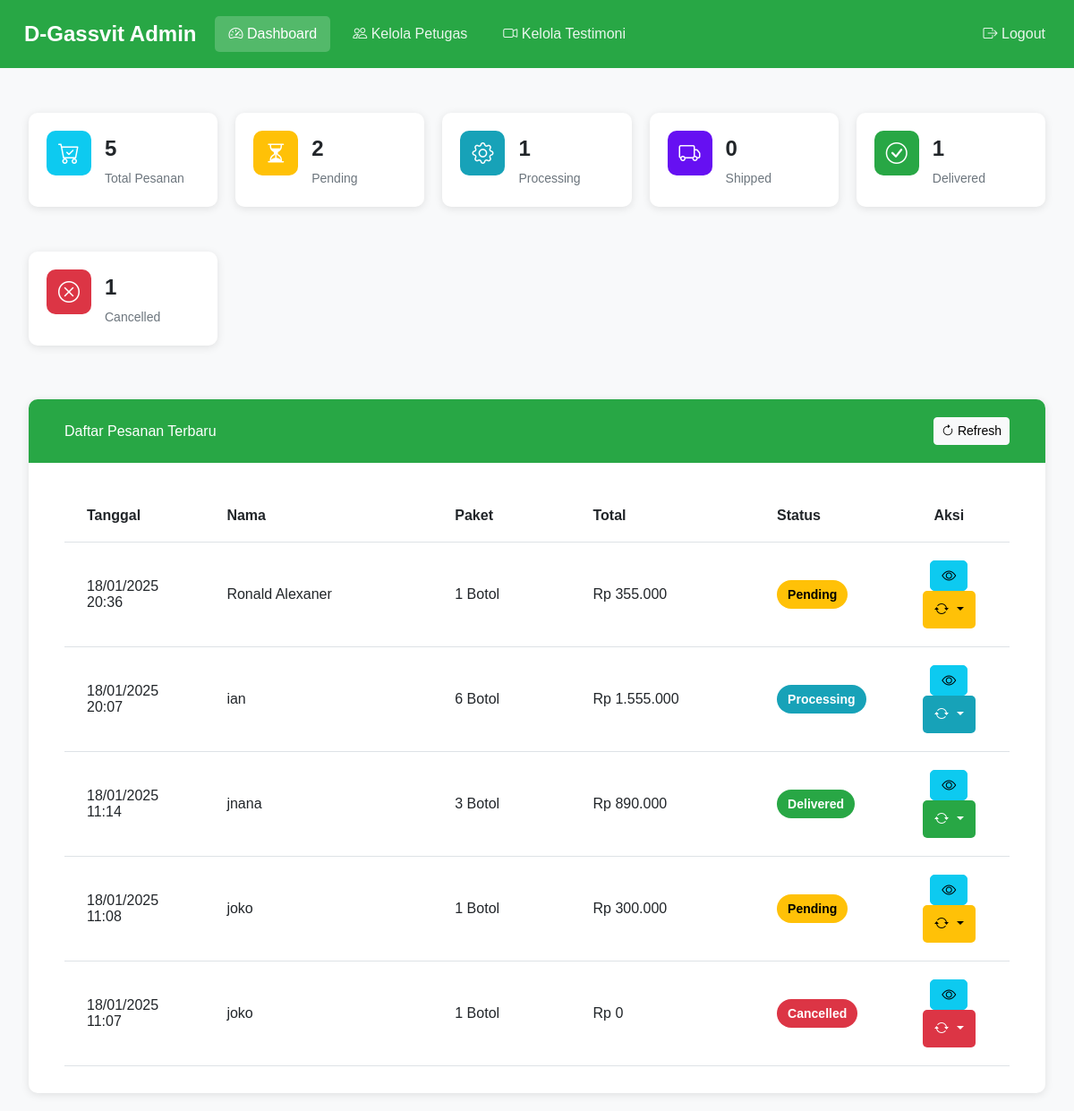
Screenshot of /admin/dashboard.php (signed in) with the database file from the repository.
### tables this page shows
CREATE TABLE `orders` (
  `id` int(11) NOT NULL,
  `paket` varchar(10) NOT NULL,
  `nama` varchar(100) NOT NULL,
  `telepon` varchar(20) NOT NULL,
  `provinsi` varchar(50) NOT NULL,
  `kota` varchar(50) NOT NULL,
  `alamat` text NOT NULL,
  `kurir` varchar(20) NOT NULL,
  `paket_kurir` varchar(50) NOT NULL,
  `ongkir` decimal(10,2) NOT NULL,
  `estimasi` varchar(20) NOT NULL,
  `total_pembayaran` decimal(10,2) NOT NULL,
  `tanggal` datetime DEFAULT current_timestamp(),
  `status` enum('pending','processing','shipped','delivered','cancelled','completed') DEFAULT 'pending'
);

### admin/dashboard.php (the view, shortened to what this page needs)
<?php
require_once('../config.php');
if(isset($_SESSION['admin_logged_in'])) {
    require_once(__DIR__ . '/navbar.php');
} else {
    require_once(__DIR__ . '/navbar_petugas.php');
}
try {
    $stmt = $conn->query("SELECT COUNT(*) as total FROM orders");
    $total_orders = $stmt->fetch_assoc()['total'];
    $stmt = $conn->query("SELECT COUNT(*) as pending FROM orders WHERE status = 'pending'");
    $pending_orders = $stmt->fetch_assoc()['pending'];
    $stmt = $conn->query("SELECT COUNT(*) as processing FROM orders WHERE status = 'processing'");
    $processing_orders = $stmt->fetch_assoc()['processing'];
    $stmt = $conn->query("SELECT COUNT(*) as shipped FROM orders WHERE status = 'shipped'");
    $shipped_orders = $stmt->fetch_assoc()['shipped'];
    $stmt = $conn->query("SELECT COUNT(*) as delivered FROM orders WHERE status = 'delivered'");
    $delivered_orders = $stmt->fetch_assoc()['delivered'];
    $stmt = $conn->query("SELECT COUNT(*) as cancelled FROM orders WHERE status = 'cancelled'");
    $cancelled_orders = $stmt->fetch_assoc()['cancelled'];
    $result = $conn->query("SELECT * FROM orders ORDER BY tanggal DESC");
    $orders = [];
    while($row = $result->fetch_assoc()) {
        $orders[] = $row;
    }
} catch(Exception $e) {
    die("Error: " . $e->getMessage());
}
?>
<!DOCTYPE html>
<html lang="id">
<head>
    <link href="https://cdn.jsdelivr.net/npm/bootstrap@5.3.0/dist/css/bootstrap.min.css" rel="stylesheet">
    <link href="https://cdn.jsdelivr.net/npm/bootstrap-icons@1.7.2/font/bootstrap-icons.css" rel="stylesheet">
</head>
<body>
    <div class="dashboard-container">
        <div class="stats-grid">
            <div class="stats-card">
                <div class="stats-icon total">
                    <i class="bi bi-cart-check"></i>
                </div>
                <div class="stats-info">
                    <div class="stats-number"><?= $total_orders ?></div>
                    <div class="stats-label">Total Pesanan</div>
                </div>
            </div>
            <div class="stats-card">
                <div class="stats-icon pending">
                    <i class="bi bi-hourglass-split"></i>
                </div>
                <div class="stats-info">
                    <div class="stats-number"><?= $pending_orders ?></div>
                    <div class="stats-label">Pending</div>
                </div>
            </div>
            <div class="stats-card">
                <div class="stats-icon processing">
                    <i class="bi bi-gear"></i>
                </div>
                <div class="stats-info">
                    <div class="stats-number"><?= $processing_orders ?></div>
                    <div class="stats-label">Processing</div>
                </div>
            </div>
            <div class="stats-card">
                <div class="stats-icon shipped">
                    <i class="bi bi-truck"></i>
                </div>
                <div class="stats-info">
                    <div class="stats-number"><?= $shipped_orders ?></div>
                    <div class="stats-label">Shipped</div>
                </div>
            </div>
            <div class="stats-card">
                <div class="stats-icon delivered">
                    <i class="bi bi-check-circle"></i>
                </div>
                <div class="stats-info">
                    <div class="stats-number"><?= $delivered_orders ?></div>
                    <div class="stats-label">Delivered</div>
                </div>
            </div>
            <div class="stats-card">
                <div class="stats-icon cancelled">
                    <i class="bi bi-x-circle"></i>
                </div>
                <div class="stats-info">
                    <div class="stats-number"><?= $cancelled_orders ?></div>
                    <div class="stats-label">Cancelled</div>
                </div>
            </div>
        </div>
        <div class="orders-card">
            <div class="card-header">
                <span>Daftar Pesanan Terbaru</span>
                <button class="btn btn-light btn-sm" onclick="location.reload()">
                    <i class="bi bi-arrow-clockwise"></i> Refresh
                </button>
            </div>
            <div class="table-responsive">
                <table class="table table-hover table-mobile">
                    <thead>
                        <tr>
                            <th>Tanggal</th>
                            <th>Nama</th>
                            <th>Paket</th>
                            <th>Total</th>
                            <th>Status</th>
                            <th>Aksi</th>
                        </tr>
                    </thead>
                    <tbody>
                        <?php foreach($orders as $order): ?>
                        <tr>
                            <td data-label="Tanggal"><?= date('d/m/Y H:i', strtotime($order['tanggal'])) ?></td>
                            <td data-label="Nama"><?= htmlspecialchars($order['nama']) ?></td>
                            <td data-label="Paket"><?= $order['paket'] ?> Botol</td>
                            <td data-label="Total">Rp <?= number_format($order['total_pembayaran'], 0, ',', '.') ?></td>
                            <td data-label="Status">
                                <span class="status-badge status-<?= $order['status'] ?>">
                                    <?= ucfirst($order['status']) ?>
                                </span>
                            </td>
                            <td data-label="Aksi">
                                <button class="btn btn-info btn-action" onclick="viewOrder(<?= $order['id'] ?>)">
                                    <i class="bi bi-eye"></i>
                                </button>
                                <div class="btn-group">
                                    <button class="btn btn-action dropdown-toggle status-<?= $order['status'] ?>"
                                            type="button"
                                            data-bs-toggle="dropdown"
                                            aria-expanded="false">
                                        <i class="bi bi-arrow-repeat"></i>
                                    </button>
                                </div>
                            </td>
                        </tr>
                        <?php endforeach; ?>
                    </tbody>
                </table>
            </div>
        </div>
    </div>
</body>
</html>

### admin/navbar.php (shortened to what this page needs)
<nav class="navbar navbar-expand-lg">
    <div class="container-fluid">
        <a class="navbar-brand" href="#">D-Gassvit Admin</a>
        <div class="collapse navbar-collapse" id="navbarNav">
            <ul class="navbar-nav me-auto">
                <li class="nav-item">
                    <a class="nav-link <?= basename($_SERVER['PHP_SELF']) == 'dashboard.php' ? 'active' : '' ?>" href="dashboard.php">
                        <i class="bi bi-speedometer2"></i> Dashboard
                    </a>
                </li>
                <li class="nav-item">
                    <a class="nav-link <?= basename($_SERVER['PHP_SELF']) == 'manage_petugas.php' ? 'active' : '' ?>" href="manage_petugas.php">
                        <i class="bi bi-people"></i> Kelola Petugas
                    </a>
                </li>
                <li class="nav-item">
                    <a class="nav-link <?= in_array(basename($_SERVER['PHP_SELF']), ['manage_testimonials.php', 'edit_testimonial.php']) ? 'active' : '' ?>" href="manage_testimonials.php">
                        <i class="bi bi-camera-video"></i> Kelola Testimoni
                    </a>
                </li>
            </ul>
            <ul class="navbar-nav">
                <li class="nav-item">
                    <a class="nav-link" href="logout.php" onclick="return confirm('Apakah Anda yakin ingin logout?')">
                        <i class="bi bi-box-arrow-right"></i> Logout
                    </a>
                </li>
            </ul>
        </div>
    </div>
</nav>

### admin/navbar.php (style rules this page uses)
.navbar { background-color: #28a745; padding: 15px 0; margin-bottom: 30px; }
.navbar-brand { color: white !important; font-weight: bold; font-size: 24px; padding-left: 15px; }
.nav-link { color: rgba(255,255,255,0.9) !important; padding: 8px 15px !important; border-radius: 5px; transition: all 0.3s ease; margin: 0 5px; }
.nav-link.active { background-color: rgba(255,255,255,0.2); color: white !important; }

### admin/dashboard.php (style rules this page uses)
body { background-color: #f8f9fa; font-family: 'Arial', sans-serif; }
.dashboard-container { padding: 20px; width: 98%; max-width: 1800px; margin: 0 auto; }
.navbar { background-color: #28a745; padding: 15px 0; margin-bottom: 30px; }
.navbar-brand { color: white !important; font-size: 24px; font-weight: bold; }
.nav-link { color: white !important; font-size: 16px; }
.stats-card { background: white; border-radius: 10px; padding: 20px; margin-bottom: 30px; box-shadow: 0 2px 10px rgba(0,0,0,0.1); transition: transform 0.3s ease; }
.stats-icon { font-size: 2.5rem; margin-bottom: 15px; color: #28a745; }
.stats-number { font-size: 2rem; font-weight: bold; margin-bottom: 5px; }
.stats-label { color: #6c757d; font-size: 1rem; }
.orders-card { background: white; border-radius: 10px; overflow: hidden; box-shadow: 0 2px 10px rgba(0,0,0,0.1); margin: 0 auto; }
.card-header { padding: 20px 40px; background-color: #28a745; color: white; display: flex; justify-content: space-between; align-items: center; width: 100%; box-sizing: border-box; }
.table-responsive { padding: 25px 40px; width: 100%; }
.table { width: 100%; margin: 0; border-collapse: separate; border-spacing: 0; }
.table th, .table td { padding: 18px 25px; vertical-align: middle; }
.table-mobile th:nth-child(1), .table-mobile td:nth-child(1) { width: 15%; min-width: 140px; }
.table-mobile th:nth-child(2), .table-mobile td:nth-child(2) { width: 25%; min-width: 180px; }
.table-mobile th:nth-child(3), .table-mobile td:nth-child(3) { width: 15%; min-width: 120px; }
.table-mobile th:nth-child(4), .table-mobile td:nth-child(4) { width: 20%; min-width: 160px; }
.table-mobile th:nth-child(5), .table-mobile td:nth-child(5) { width: 12%; min-width: 120px; }
.table-mobile th:nth-child(6), .table-mobile td:nth-child(6) { width: 13%; min-width: 120px; text-align: center; }
.status-badge { padding: 8px 12px; border-radius: 20px; font-size: 14px; font-weight: bold; }
.status-pending { background-color: #ffc107; color: #000; }
.btn-action { padding: 8px 12px; border-radius: 5px; margin: 0 3px; }
@media (min-width: 769px) { .table-responsive { padding: 30px 40px; } }
@media (min-width: 769px) { .table th, .table td { padding: 20px 25px; } }
.stats-grid { display: grid; grid-template-columns: repeat(auto-fit, minmax(200px, 1fr)); gap: 20px; margin-bottom: 30px; }
.stats-card { background: white; border-radius: 10px; padding: 20px; box-shadow: 0 2px 10px rgba(0,0,0,0.1); display: flex; align-items: center; transition: transform 0.3s ease; }
.stats-icon { width: 50px; height: 50px; border-radius: 10px; display: flex; align-items: center; justify-content: center; margin-right: 15px; font-size: 24px; color: white; }
.stats-info { flex-grow: 1; }
.stats-number { font-size: 24px; font-weight: bold; margin-bottom: 5px; }
.stats-label { color: #6c757d; font-size: 14px; }
.stats-icon.total { background-color: #0dcaf0; }
.stats-icon.pending { background-color: #ffc107; }
.stats-icon.processing { background-color: #17a2b8; }
.stats-icon.shipped { background-color: #6610f2; }
.stats-icon.delivered { background-color: #28a745; }
.stats-icon.cancelled { background-color: #dc3545; }
.status-processing { background-color: #17a2b8; color: #fff; }
.status-delivered { background-color: #28a745; color: #fff; }
.status-cancelled { background-color: #dc3545; color: #fff; }
.navbar-brand { color: white !important; font-weight: bold; font-size: 24px; }
.nav-link { color: rgba(255,255,255,0.9) !important; padding: 8px 15px !important; border-radius: 5px; transition: all 0.3s ease; }
.nav-link.active { background-color: rgba(255,255,255,0.2); color: white !important; }

### rows the page displays
orders: tanggal "18/01/2025 20:36", nama "Ronald Alexaner", paket "1", total_pembayaran "355.000", status "Pending"
orders: tanggal "18/01/2025 20:07", nama "ian", paket "6", total_pembayaran "1.555.000", status "Processing"
orders: tanggal "18/01/2025 11:14", nama "jnana", paket "3", total_pembayaran "890.000", status "Delivered"
orders: tanggal "18/01/2025 11:08", nama "joko", paket "1", total_pembayaran "300.000", status "Pending"
orders: tanggal "18/01/2025 11:07", nama "joko", paket "1", total_pembayaran "0", status "Cancelled"

### other values shown
$total_orders "5"
$pending_orders "2"
$processing_orders "1"
$shipped_orders "0"
$delivered_orders "1"
$cancelled_orders "1"
